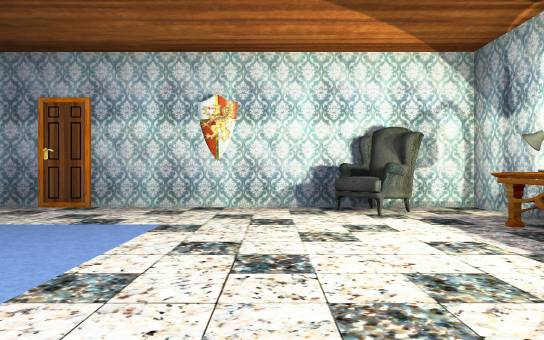
View 1 (above)

15 first-person views from a walk through a scene from a Unity 3-D project. The camera is 1.2 m above the floor, looks level and sees 70° across. Doors are open. The floor is counted in squares, 2 m on a side. Each view is taken from the middle of a square. On the plan, view 1 faces up. The plan holds only what a view shows up to about 11 squares ahead; the rest is blank. The place goes on beyond the plan. The player character is not drawn. Some surface patterns are stand-ins.

View 2
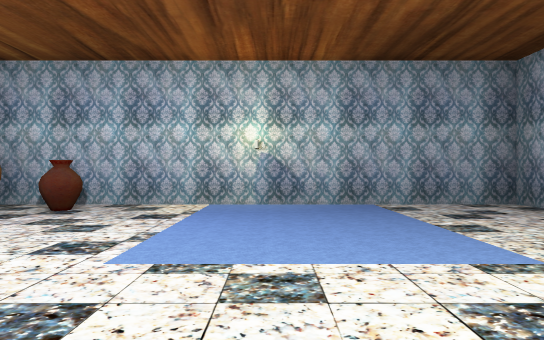

View 3
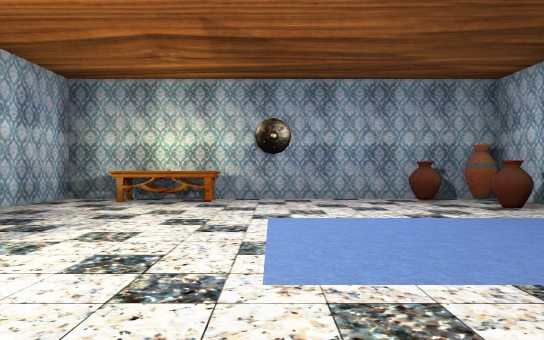

View 4
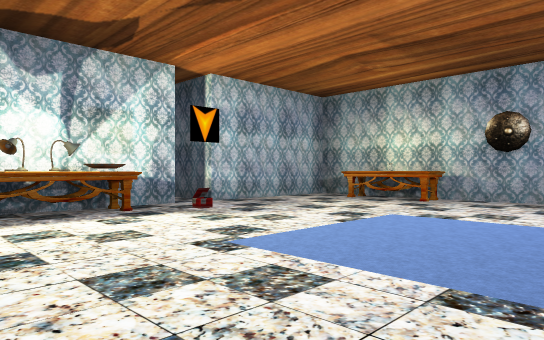

View 5
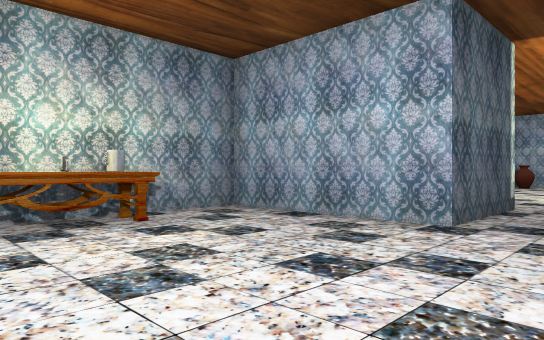

View 6
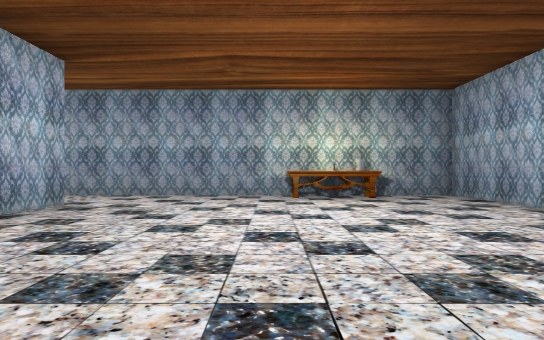

View 7
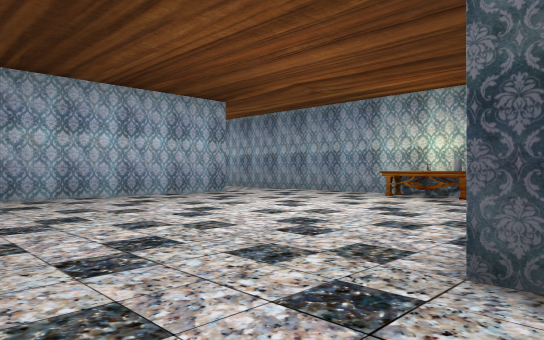

View 8
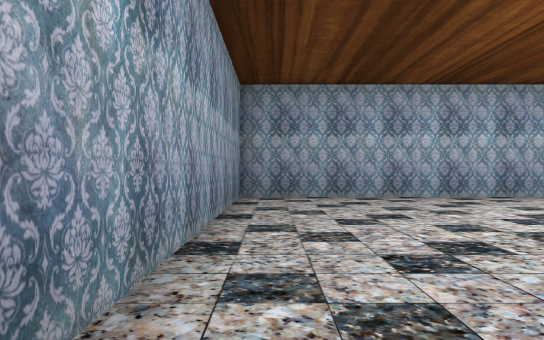

View 9
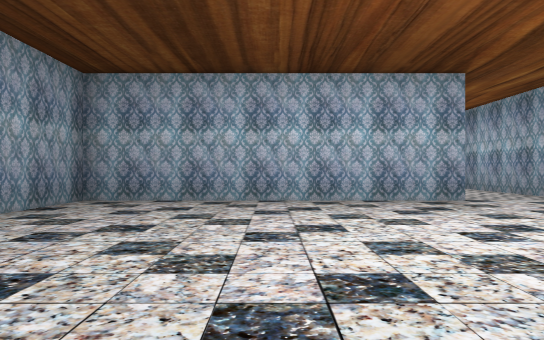

View 10
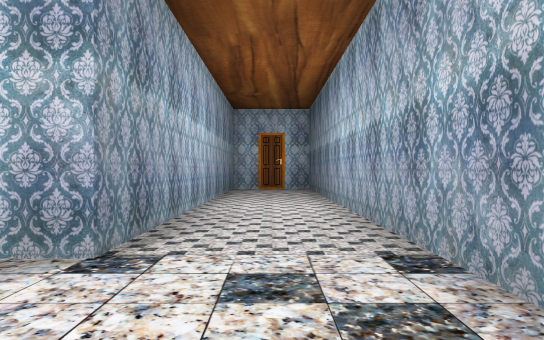

View 11
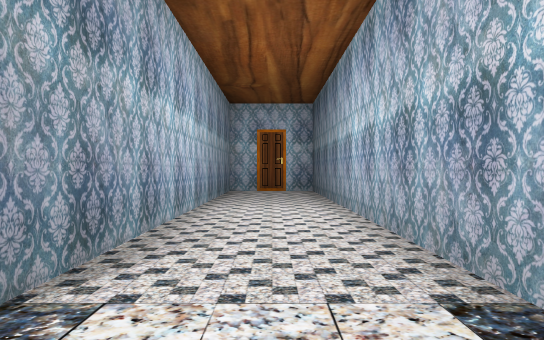

View 12
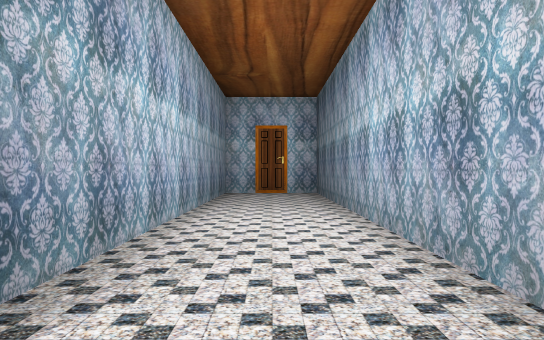

View 13
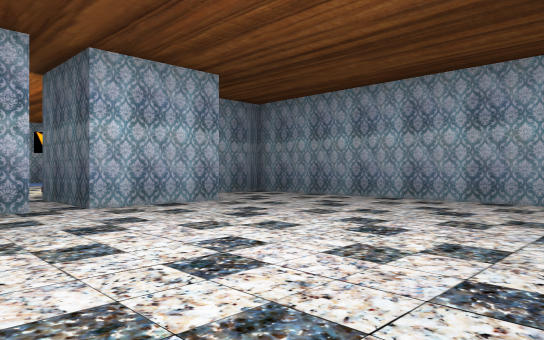

View 14
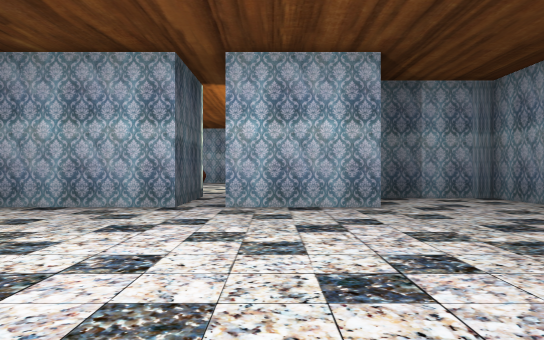

View 15
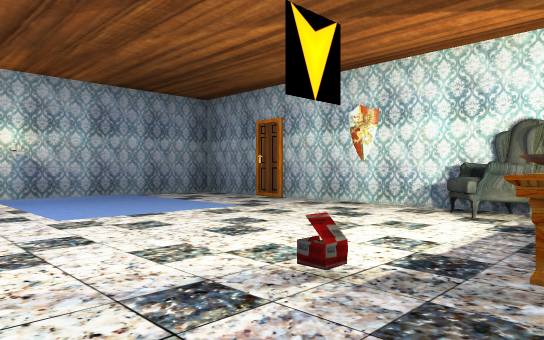

### Floor plan
Ten units are one square. View 1 is at (0, 0); x grows to the right and y downward. Boxes are objects, and circles mark ways between rooms. Rooms are numbered by the first view taken in them; rooms with no view inside come last. Other rooms are left out.
<svg viewBox="-62 -72 298 112">
<path fill="none" stroke="#000" d="M32 -13 32 -24M32 -46 32 -62 -57 -62 -57 32 32 32 32 -4M94 32 231 32 231 8 136 8 136 -67 38 -67 38 -42M57 -38 57 -13 32 -13M32 -4 57 -4 57 32 76 32"/>
<rect x="-55" y="5" width="20" height="20" fill="#bbb"><title>other object</title></rect>
<rect x="5" y="25" width="10" height="10" fill="#bbb"><title>other object</title></rect>
<rect x="5" y="-65" width="20" height="20" fill="#bbb"><title>other object</title></rect>
<rect x="15" y="-25" width="10" height="10" fill="#bbb"><title>other object</title></rect>
<rect x="25" y="-35" width="10" height="10" fill="#bbb"><title>other object</title></rect>
<rect x="25" y="-45" width="10" height="10" fill="#bbb"><title>other object</title></rect>
<rect x="25" y="-55" width="10" height="10" fill="#bbb"><title>other object</title></rect>
<rect x="75" y="25" width="10" height="10" fill="#bbb"><title>other object</title></rect>
<rect x="85" y="25" width="10" height="10" fill="#bbb"><title>other object</title></rect>
<circle cx="30" cy="-10" r="3" fill="#2a7"/>
<text x="-10" y="-20">1</text>
<text x="120" y="-10">2</text>
</svg>
Room 1 opens to room 2.

Where each view was taken, in squares from view 1:
view 1: 0 up, 0 right, facing up
view 2: 2 up, 1 right, facing left
view 3: 5 up, 1 left, facing down
view 4: 5 up, 3 left, facing down-right
view 5: 2 up, 10 right, facing down-left
view 6: 6 up, 10 right, facing down
view 7: 6 up, 5 right, facing down-right
view 8: 6 up, 5 right, facing right
view 9: 3 up, 6 right, facing right
view 10: 2 down, 11 right, facing right
view 11: 2 down, 12 right, facing right
view 12: 2 down, 13 right, facing right
view 13: 1 down, 12 right, facing up-left
view 14: 2 up, 12 right, facing left
view 15: 0 up, 3 right, facing up-left
